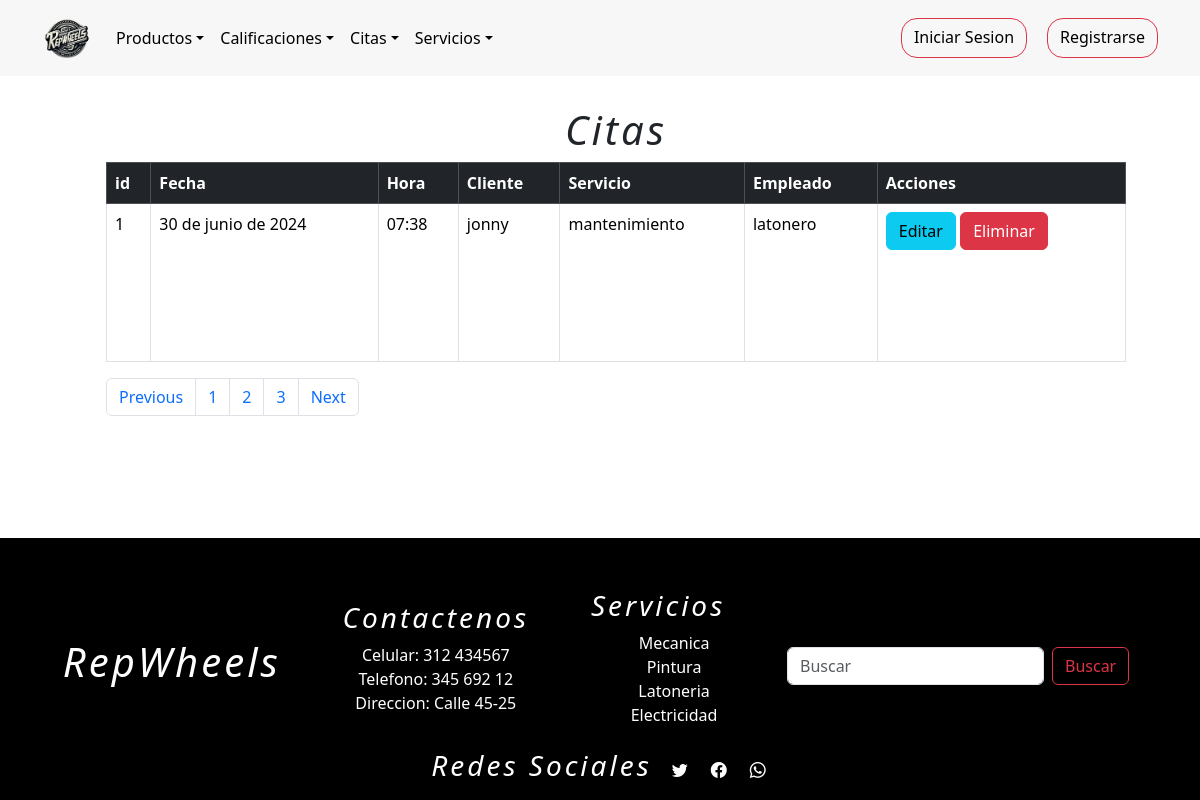
The app's page /listarCita, older data.
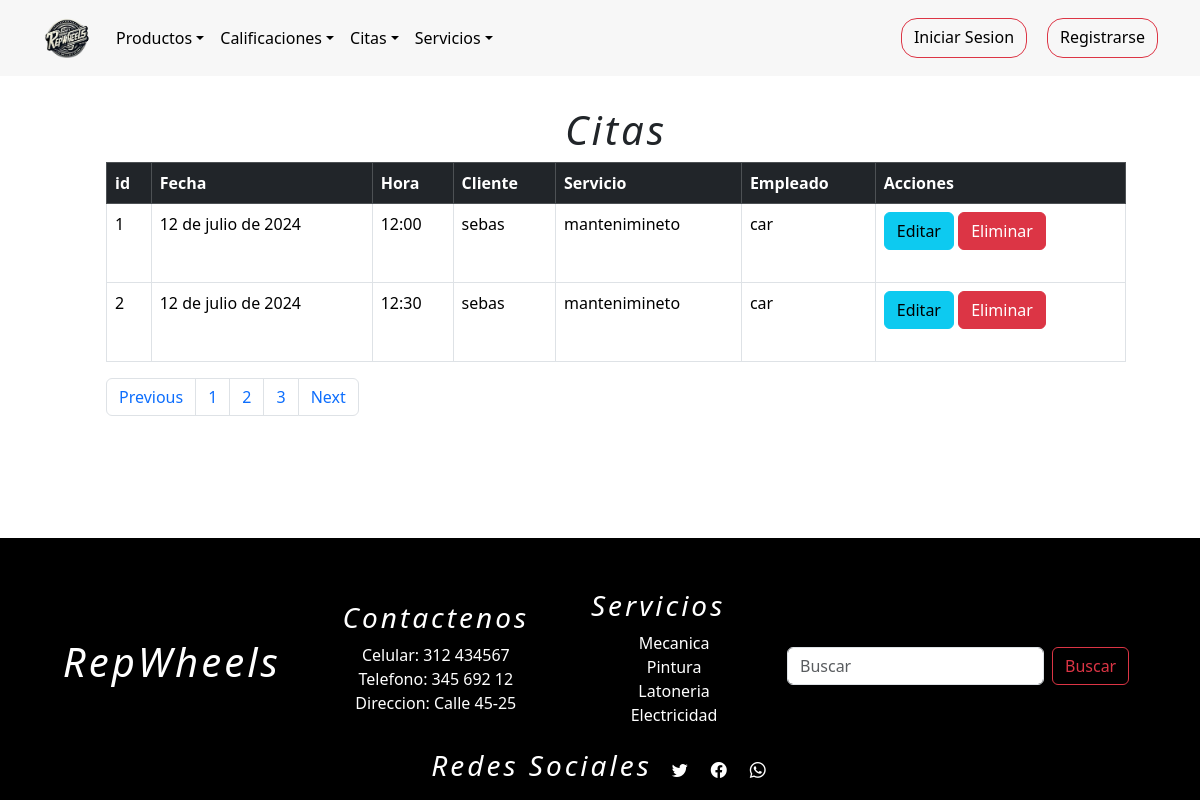
The same page, newer data.
### tienda/models.py (models this page shows, shortened)
class Citas(models.Model):
    fechaServicio = models.DateField(null=True)
    hora = models.TimeField(null=True)
    hora_fin = models.TimeField()
    cliente = models.ForeignKey(Usuarios,on_delete=models.DO_NOTHING,blank=False,null=True,related_name='cliente')
    servicio = models.ForeignKey(Servicios,on_delete=models.DO_NOTHING,blank=False,null=False)
    empleado = models.ForeignKey(Usuarios, on_delete=models.DO_NOTHING,blank=False,null=True,related_name='empleado')
    estados = (
        (1,"Pendiente"),
        (2,"Cancelado"),
        (3,"Finalizada"),
    )
    estado = models.IntegerField(choices=estados,default=1)

class Usuarios(AbstractUser):
    username = None
    nombre = models.CharField(max_length=254)
    email = models.EmailField(max_length=254, unique=True,blank=False,null=True)
    password = models.CharField(max_length=254,blank=False,null=True)
    foto = models.ImageField(upload_to="fotos_usuarios/", default="fotos_usuarios/user.png")
    token_recuperar = models.CharField(max_length=254,blank=False,null=False,default=0)
    telefono=models.IntegerField(null=False,blank=True,default='0')
    cargo = models.CharField(max_length=254,null=False)
    direccion=models.CharField(max_length=254)
    cedula=models.IntegerField(blank=True,null=False,default='0')
    ROLES = (
        (1,"administrador"),
        (2,"proveedor"),
        (3,"empleado"),
        (4,"cliente"),
    )
    rol=models.IntegerField(choices=ROLES,default=4)
    n = models.IntegerField(blank=True,null=False,default=0)
    USERNAME_FIELD = "email"
    REQUIRED_FIELDS = ["nombre"]
    objects = CustomUserManager()
    def __str__(self):
        return self.nombre

class Servicios(models.Model):
    nombre=models.CharField(max_length=254)
    descripcion_servicio = models.TextField()
    foto = models.ImageField(upload_to="fotos_servicios/", default="fotos_servicios/servicio.jpg")
    precio = models.IntegerField(null=False,blank=False,default=100000)
    def __str__(self):
        return self.nombre

### tienda/views.py (the view)
# urls.py: path("listarCita", views.listarCita, name="listarCita"),
def listarCita(request):
    q = Citas.objects.all()
    contexto = {"data": q}
    return render(request, "tienda/citas/listarCita.html", contexto)

### tienda/templates/tienda/citas/listarCita.html (shortened to what this page needs)
{% extends 'tienda/base1.html' %}
{% load static %}
{% block contenedor %}
<div class="container-fluid m-3" style="padding:90px;">
    <h1>Citas</h1>
        <table class="table table-bordered">
            <thead class="table-dark">
                <tr>
                    <th>id</th>
                    <th>Fecha</th>
                    <th>Hora</th>
                    <th>Cliente</th>
                    <th>Servicio</th>
                    <th>Empleado</th>
                    <th>Acciones</th>
                </tr>
            </thead>
            <tbody>
                {% for r in data %}
                    <tr>
                        <td>{{ r.id }}</td>
                        <td>{{ r.fechaServicio }}</td>
                        <td>{{ r.hora }}</td>
                        <td>{{ r.cliente }}</td>
                        <td>{{ r.servicio }}</td>
                        <td>{{ r.empleado }}</td>
                        <td>
                            <a class="btn btn-info" href="{% url 'cita_formulario_editar' r.id %}">Editar</a>
                            <a class="btn btn-danger" href="javascript:eliminar('{% url 'citaEliminar' r.id %}')">Eliminar</a>
                        </td>
                    </tr>
                {% endfor %}
            </tbody>
        </table>
        <nav aria-label="Page navigation example">
            <ul class="pagination">
                <li class="page-item"><a class="page-link" href="#">Previous</a></li>
                <li class="page-item"><a class="page-link" href="#">1</a></li>
                <li class="page-item"><a class="page-link" href="#">2</a></li>
                <li class="page-item"><a class="page-link" href="#">3</a></li>
                <li class="page-item"><a class="page-link" href="#">Next</a></li>
            </ul>
        </nav>
</div>
{% endblock %}

Row changes from the older to the newer data that the page shows:
changed Citas id 1: fechaServicio "30 de junio de 2024" → "12 de julio de 2024"; hora "07:38" → "12:00"; cliente "jonny" → "sebas"; servicio "mantenimiento" → "mantenimineto"; empleado "latonero" → "car"
added Citas: id "2", fechaServicio "12 de julio de 2024", hora "12:30", cliente "sebas", servicio "mantenimineto", empleado "car"
